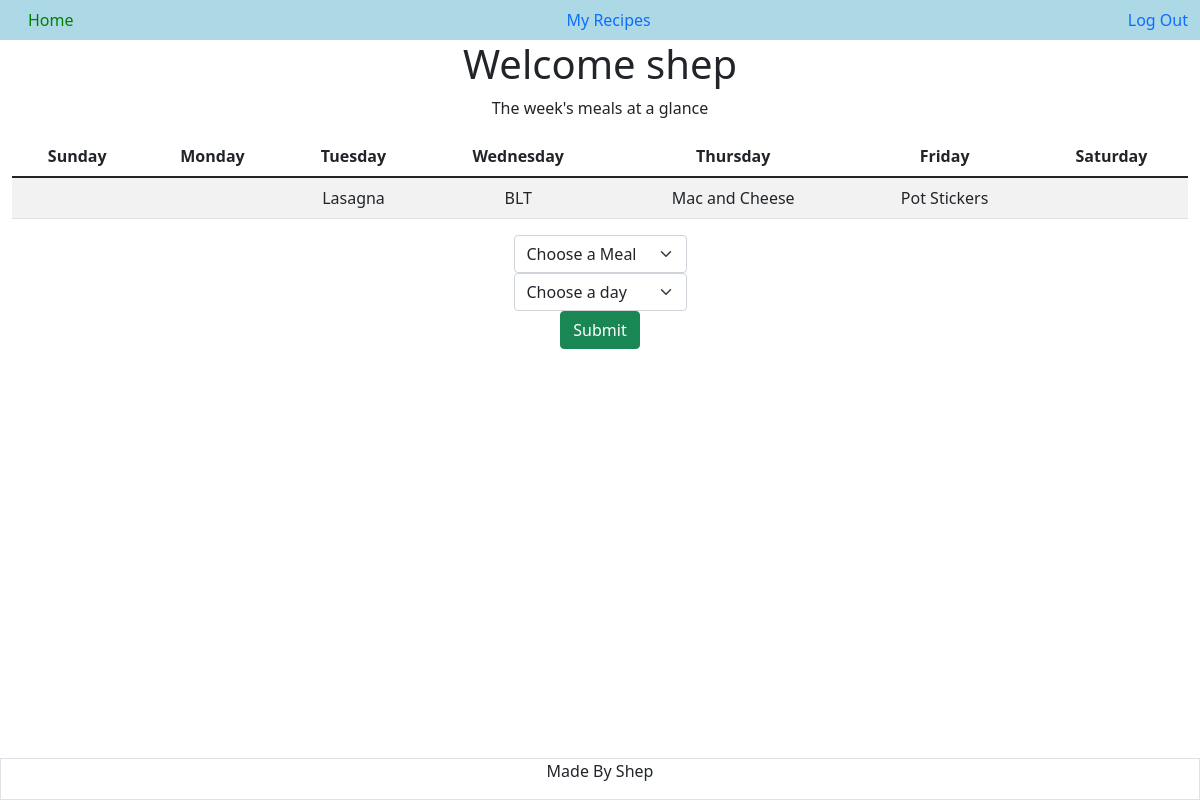
The page / (signed in) on the database its author committed.
### tables this page shows
CREATE TABLE cookbook(person_id INTEGER FORIEGN KEY REFERENCES users(person_id), meal_id INTEGER FORIEN KEY REFERENCES meal_items(meal_id), day INTEGER);

CREATE TABLE meal_items (meal_id INTEGER PRIMARY KEY AUTOINCREMENT, meal_name TEXT NOT NULL, is_easy BOOL);

### app.py (the view)
@app.route("/")
@login_required
def index():
    meal_plan =[] #empty list to hold meals that are associated with a day
    user_name = session['name']
    user_id = session['user_id']
    print(user_name, user_id)
    db = get_db()
    request = db.cursor().execute("SELECT meal_name, meal_items.meal_id, cookbook.day FROM meal_items JOIN cookbook ON meal_items.meal_id = cookbook.meal_id WHERE cookbook.person_id == (?)", [session['user_id']])
    user_meals = request.fetchall()
    print(user_meals)
    for meals in user_meals:
        if meals[2] is not None:
            meal_plan.append(meals)
    print(meal_plan)
    db.close()
    return render_template("index.html", user_name = user_name, meals = user_meals, meal_plan = meal_plan)

### app.py (called while the page is built)
def login_required(f):
    @wraps(f)
    def decorated_function(*args, **kwargs):
        if session.get("user_id") is None:
            return redirect("/login")
        return f(*args, **kwargs)
    return decorated_function

### templates/index.html (shortened to what this page needs)
{% extends "layout.html" %}
{% block main %}
<container>
    <h1 class="justify-center">Welcome {{ user_name }}</h1>
    <div>
        <p>The week's meals at a glance</p>
        <table class="table table-striped">
            <thead>
                <tr>
                    <th>Sunday</th>
                    <th>Monday</th>
                    <th>Tuesday</th>
                    <th>Wednesday</th>
                    <th>Thursday</th>
                    <th>Friday</th>
                    <th>Saturday</th>
                </tr>
            </thead>
            <tbody>
                <td id="sunday">
                    </td>
                <td id="monday"></td>
                <td id="tuesday">{% for meal in meal_plan%}
                    {% if meal[2] == 2 %}
                        {{ meal[0] }}
                    {% endif %}
                {% endfor %}</td>
                <td id="wednesday">{% for meal in meal_plan%}
                    {% if meal[2] == 3 %}
                        {{ meal[0] }}
                    {% endif %}
                {% endfor %}</td>
                <td id="thursday">{% for meal in meal_plan%}
                    {% if meal[2] == 4 %}
                        {{ meal[0] }}
                    {% endif %}
                {% endfor %}</td>
                <td id="friday">{% for meal in meal_plan%}
                    {% if meal[2] == 5 %}
                        {{ meal[0] }}
                    {% endif %}
                {% endfor %}</td>
                <td id="saturday"></td>
            </tbody>
        </table>
    </div>
    <form action="/mealplan" method="post" class="d-flex flex-coloumn justify-content-center">
        <div class="flex-coloumn">
            <div class="flex-coloumn">
                <select class="form-select" aria-label="mealoptions" name="meal">
                        <option selected>Choose a Meal</option>
                </select>
            </div>
            <div class="flex-coloumn">
                <select class="form-select" aria-label="dayOptions" name="day">
                    <option selected>Choose a day</option>
                </select>
            </div>
            <button class="btn btn-success">Submit</button>
        </div>
    </form>
</container>
{% endblock %}

### static/style.css (style rules this page uses)
body { min-height: 95vh; width: 100%; }

### rows shown on the page
cookbook: meal_name "Lasagna"
cookbook: meal_name "BLT"
cookbook: meal_name "Mac and Cheese"
cookbook: meal_name "Pot Stickers"

### other values the page prints
{{ user_name }} "shep"
